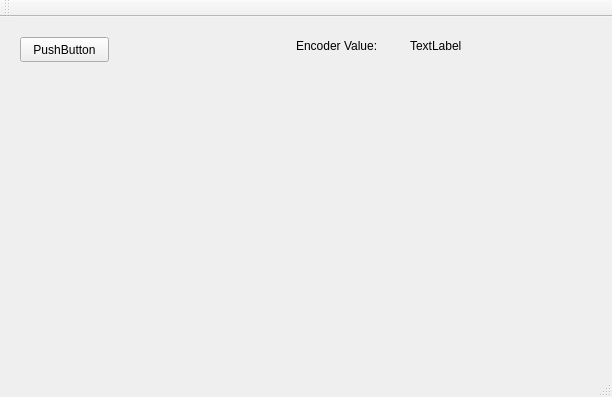
<?xml version="1.0" encoding="UTF-8"?>
<ui version="4.0">
 <class>MainWindow</class>
 <widget class="QMainWindow" name="MainWindow">
  <property name="geometry">
   <rect>
    <x>0</x>
    <y>0</y>
    <width>612</width>
    <height>397</height>
   </rect>
  </property>
  <property name="windowTitle">
   <string>MainWindow</string>
  </property>
  <widget class="QWidget" name="centralWidget">
   <widget class="QPushButton" name="pushButton">
    <property name="geometry">
     <rect>
      <x>20</x>
      <y>20</y>
      <width>89</width>
      <height>25</height>
     </rect>
    </property>
    <property name="text">
     <string>PushButton</string>
    </property>
   </widget>
   <widget class="QLabel" name="label">
    <property name="geometry">
     <rect>
      <x>410</x>
      <y>20</y>
      <width>67</width>
      <height>17</height>
     </rect>
    </property>
    <property name="text">
     <string>TextLabel</string>
    </property>
   </widget>
   <widget class="QLabel" name="label_2">
    <property name="geometry">
     <rect>
      <x>296</x>
      <y>20</y>
      <width>111</width>
      <height>17</height>
     </rect>
    </property>
    <property name="text">
     <string>Encoder Value:</string>
    </property>
   </widget>
  </widget>
  <widget class="QMenuBar" name="menuBar">
   <property name="geometry">
    <rect>
     <x>0</x>
     <y>0</y>
     <width>612</width>
     <height>22</height>
    </rect>
   </property>
  </widget>
  <widget class="QToolBar" name="mainToolBar">
   <attribute name="toolBarArea">
    <enum>TopToolBarArea</enum>
   </attribute>
   <attribute name="toolBarBreak">
    <bool>false</bool>
   </attribute>
  </widget>
  <widget class="QStatusBar" name="statusBar"/>
 </widget>
 <layoutdefault spacing="6" margin="11"/>
 <resources/>
 <connections/>
</ui>
